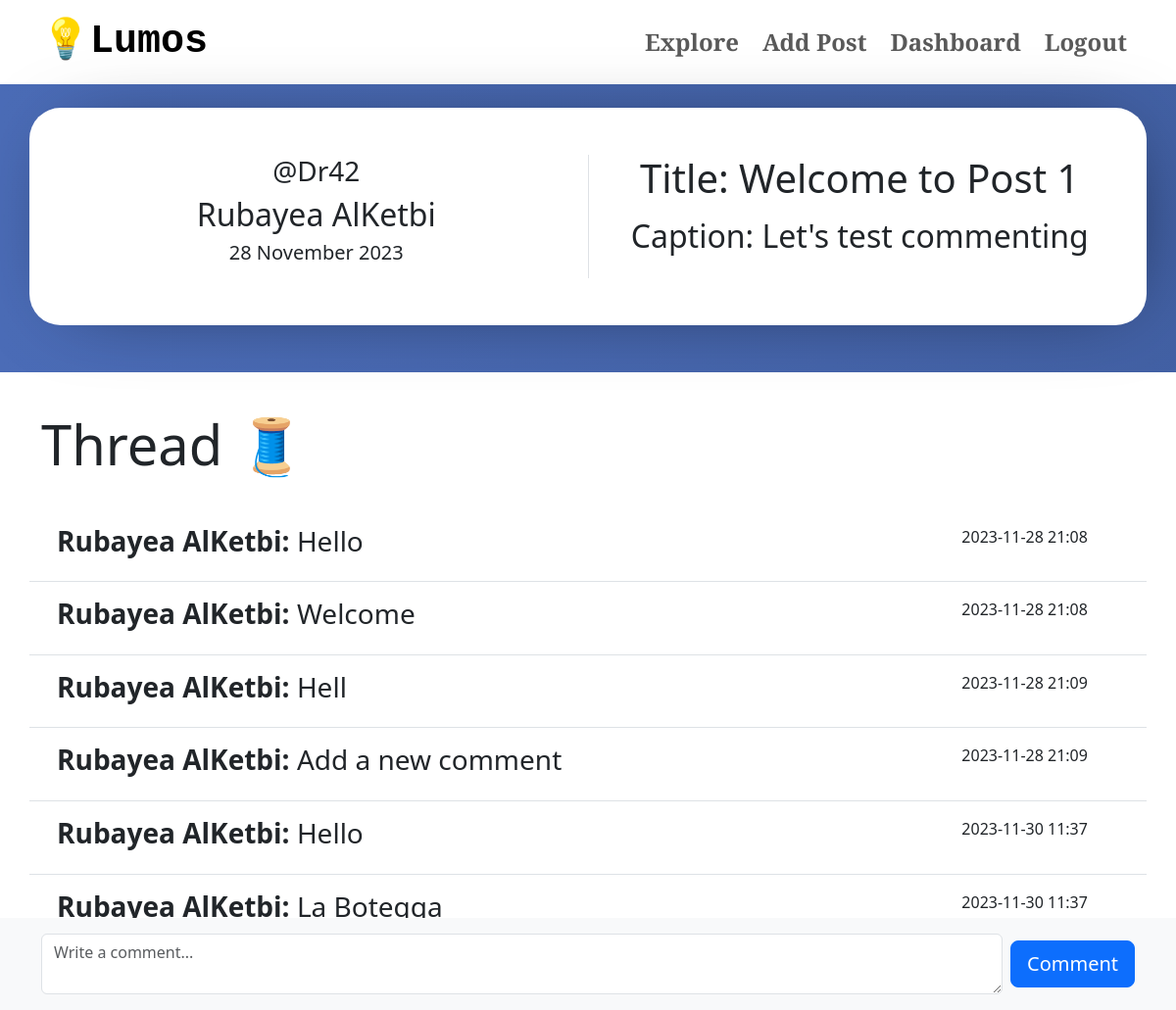
/post/1, run on an earlier commit of the app's database.
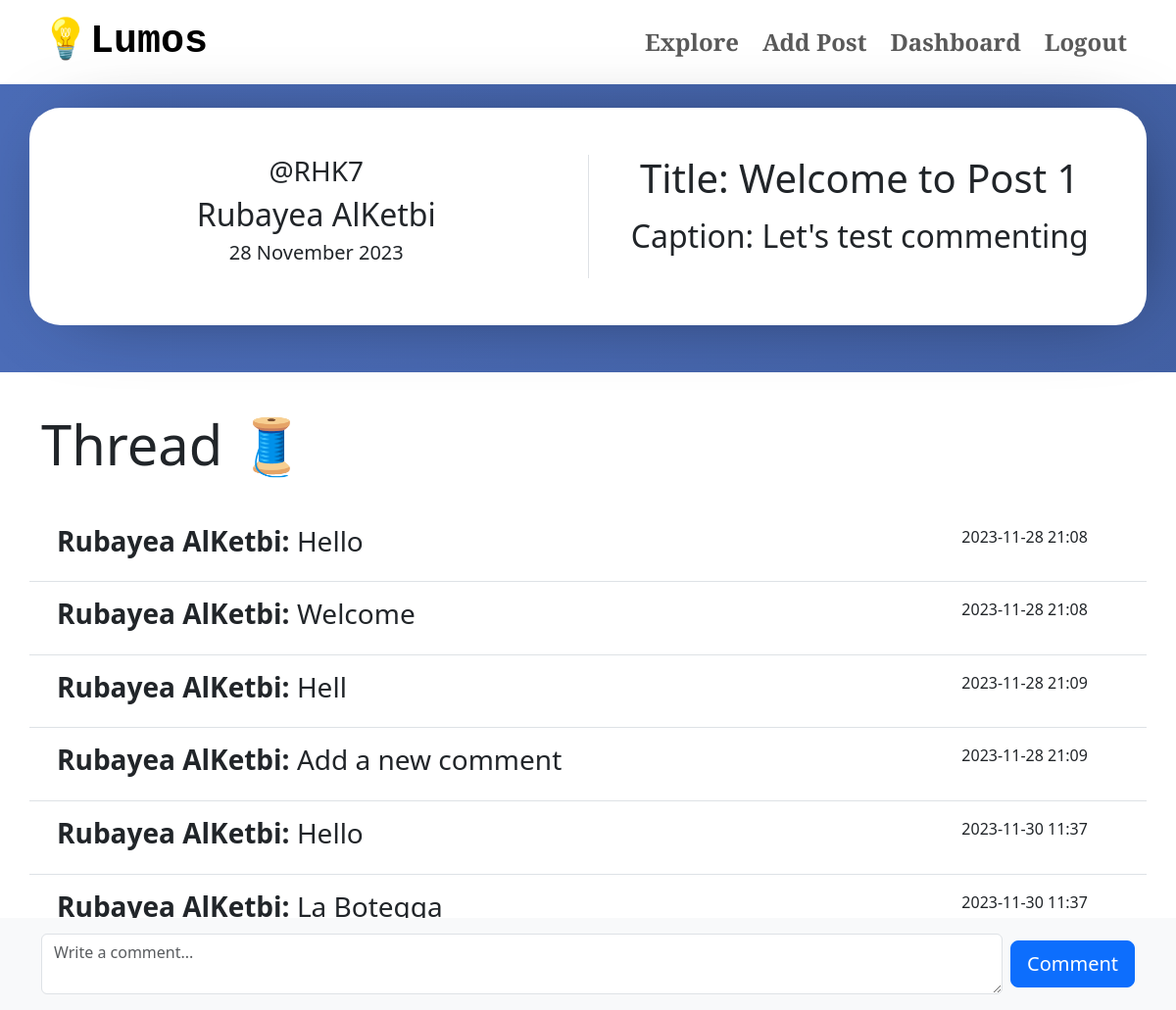
And on a later commit of the database.
### app/models.py (models this page shows, shortened)
class User(db.Model, UserMixin):
    id = db.Column(db.Integer, primary_key=True)
    name = db.Column(db.String(100), nullable=False)
    email = db.Column(db.String(100), unique=True, nullable=False)
    passwordHashed = db.Column(db.String(100), nullable=False)
    username = db.Column(db.String(20), unique=True, nullable=False)
    biography = db.Column(db.Text, nullable=True)
    avatar = db.Column(db.String(), nullable=True)
    posts = db.relationship('Post', backref='user', lazy=True)
    @property
    def password(self):
        raise AttributeError('password: write-only field , not readable')

class Post(db.Model):
    id = db.Column(db.Integer, primary_key=True)
    title = db.Column(db.String(100), nullable=False)
    caption = db.Column(db.Text, nullable=False)
    publish_date = db.Column(db.DateTime, default=datetime.utcnow())
    author_id = db.Column(db.Integer, db.ForeignKey('user.id'), nullable=False)
    tags = db.relationship('Tag', secondary='post_tag', backref=db.backref('posts', lazy='dynamic'))

class Comment(db.Model):
    id = db.Column(db.Integer, primary_key=True)
    text = db.Column(db.Text, nullable=False)
    publish_date = db.Column(db.DateTime, default=datetime.utcnow())
    author_id = db.Column(db.Integer, db.ForeignKey('user.id'), nullable=False)
    post_id = db.Column(db.Integer, db.ForeignKey('post.id'), nullable=False)

### app/views.py (the view, shortened to what this page needs)
@app.route('/post/<int:post_id>', methods=['GET', 'POST'])
def post(post_id):
    post = Post.query.get_or_404(post_id)
    post_author = User.query.filter_by(id=post.author_id).first()
    comments = Comment.query.filter_by(post_id=post_id).all()
    comment_form = CommentForm()
    userCache = {user.id: user.name for user in User.query.all()}
    comments_with_authors = db.session.query(Comment, User.name).join(User, User.id == Comment.author_id).filter(Comment.post_id == post_id).all()
    return render_template(
        "post_page.html",
        post=post,
        comments=comments,
        comment_form=comment_form,
        userCache=userCache,
        post_author=post_author,
        comments_with_authors=comments_with_authors
    )

### app/forms.py
class CommentForm(FlaskForm):
    text = StringField('Your Comment', validators=[DataRequired()], widget=TextArea())
    commentButton = SubmitField('Comment')

### app/templates/post_page.html (shortened to what this page needs)
{% extends "user_home.html" %}
{% block content %}
<div class = "container-fluid movingGrade py-4 border-black">
    <div class="container mb-4 normalContainer">
        <div class="row p-3 ">
            <div class="col-md text-center border-end">
                <h3>@{{ post_author.username }}</h3>
                <h2>{{ post_author.name }}</h2>
                <h5>{{ post.publish_date.strftime('%d %B %Y') }}</h5>
            </div>
            <div class="col-md text-center">
                <div class="row">
                    <div class="col-12 pb-2">
                        <h1 class="mb-3">Title: {{ post.title }}</h1>
                        <h2 class="mb-3 fw-light">Caption: {{ post.caption }}</h2>
                    </div>
                </div>
            </div>
        </div>
    </div>
</div>
<div class="container-fluid py-4 my-3">
    {%if comments%}
    <div class="container mb-4 ">
        <div class="row">
            <div class="col-12">
                <h1 class="display-4 pr-1">Thread 🧵 </h1>
            </div>
        </div>
    </div>
    <div class="container mb-4">
        <div class="row">
            <div class="col-12">
                {% for comment, author_name in comments_with_authors %}
                <div class="row p-3 border-bottom">
                    <div class="col-10">
                        <h3><strong>{{ author_name }}:</strong> {{ comment.text }}</h3>
                    </div>
                    <div class="col-2">
                        <p>{{ comment.publish_date.strftime('%Y-%m-%d %H:%M') }}</p>
                    </div>
                </div>
                {% endfor %}
            </div>
        </div>
    </div>
    {%endif%}
</div>
    <div class="fixed-bottom p-3 bg-light">
        <div class="container">
            <form id="comment_Form" method="post" class="row g-2 align-items-center">
                <div class="col">
                    {{ comment_form.text(class_="form-control", id="comment_Text", placeholder="Write a comment...", required=True) }}
                </div>
                <div class="col-auto">
                    {{ comment_form.commentButton(id="commentSubmitButton", class_="btn btn-primary btn-lg") }}
                </div>
            </form>
        </div>
    </div>
{% endblock content%}

### app/templates/user_home.html (shortened to what this page needs)
<!DOCTYPE html>
<html lang="en">
<head>
    <link rel="stylesheet" href="{{ url_for('static', filename='CSS/style.css') }}">
    <link href="https://cdn.jsdelivr.net/npm/bootstrap@5.3.2/dist/css/bootstrap.min.css"
      rel="stylesheet"
>
      <link href="https://cdnjs.cloudflare.com/ajax/libs/font-awesome/6.1.1/css/all.min.css" rel="stylesheet">
</head>
<body>
  <div class="container-fluid ">
    <nav class="navbar navbar-expand-lg" data-bs-theme="light">
        <div class="container">
          <a class="navbar-brand navTitle fs-1 fw-bold" href="{{url_for("home")}}">💡Lumos</a>
          <div class="collapse navbar-collapse" id="navbarNavDropdown">
            <ul class="navbar-nav ms-auto d-flex gap-2 fs-4 fw-bold">
              <li class="nav-item">
                <a class="nav-link title" href="{{url_for("explore")}}">Explore</a>
              </li>
              <li class="nav-item">
                <a class="nav-link title" href="{{url_for("add_post")}}">Add Post</a>
              </li>
              <li class="nav-item">
                <a class="nav-link title" href="{{url_for("userDash")}}">Dashboard</a>
              </li>
              <li class="nav-item fs-4 ">
                <a class="nav-link title "href="{{url_for("logout")}}">Logout</a>
              </li>
            </ul>
          </div>
        </div>
      </nav>
  </div>
  {% block content %}
  {% endblock content%}
</body>
</html>

### app/static/CSS/style.css (style rules this page uses)
:root { --black: #020100ff; --lapis-lazuli: #235789ff; --school-bus-yellow: #f1d302ff; --fire-engine-red: #c1292eff; --baby-powder: #fdfffcff; }
.navTitle { font-family: 'Courier New', Courier, monospace; font-size: large; text-size-adjust: 100%; }
.title { font-family: 'Josefin Slab', serif; }
.normalContainer { display: inline-flexbox; justify-content: center; align-items: center; margin: auto; padding: 2rem; border-radius: 2rem; background-color: white; max-width: 100%; max-height: 60%; -webkit-box-shadow: 9px 2px 83px -36px rgba(0,0,0,0.73); -moz-box-shadow: 9px 2px 83px -36px rgba(0,0,0,0.73); box-shadow: 9px 2px 83px -36px rgba(0,0,0,0.73); }
.movingGrade { display: flex; justify-content: center; align-items: center; width: 100%; height: 100%; background: linear-gradient(90deg, #4b6cb7 0%, #182848 100%); background-size: 600% 600%; animation: animateBackground 10s infinite linear; }

What changed in the data, as far as the page shows it:
changed User "Rubayea AlKetbi": username "Dr42" → "RHK7"
